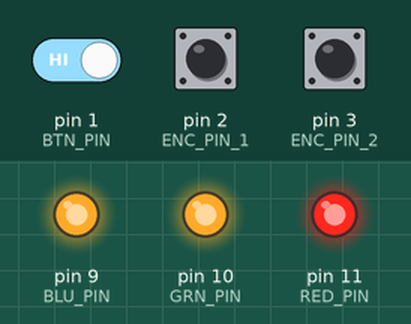
Bench run of a sketch on a simulated Arduino Uno, built with avr-gcc and run on an emulated ATmega328P. Parts: output pins drawn as LEDs (lit = HIGH). The inputs (shaded band) are chosen by the test bench; at power-on: pin 1 (BTN_PIN) HIGH, pin 2 (ENC_PIN_1) HIGH, pin 3 (ENC_PIN_2) HIGH. EEPROM starts erased.

Above: at 1.2 s.
1.3 s: pin 1 (BTN_PIN) driven LOW and pin 2 (ENC_PIN_1) driven LOW
At 1.45 s:
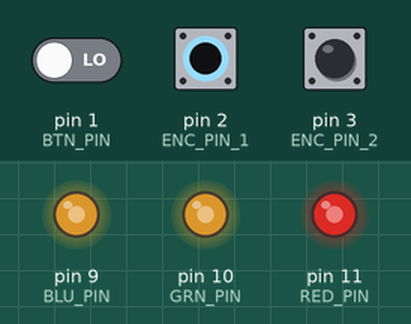
4.3 s: pin 1 (BTN_PIN) driven HIGH
At 4.82 s:
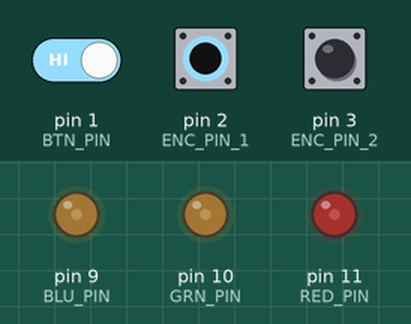
At 5.74 s:
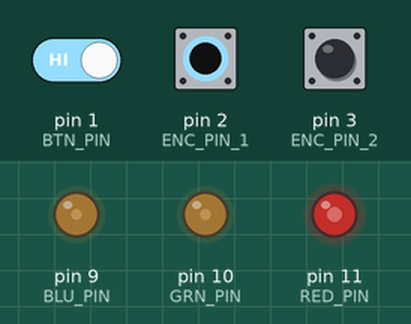
7.3 s: pin 2 (ENC_PIN_1) pulsed HIGH 2 times (0.12 s each, 0.3 s apart)
Timing chart, 0 to 16.9 s (numbered marks = the images above; inputs shaded):
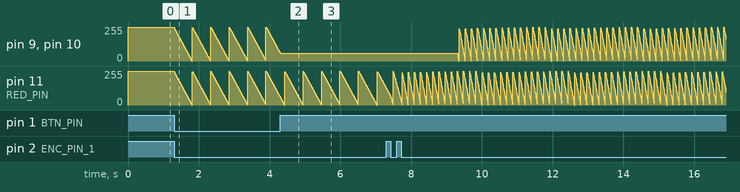

The sketch:

ledLamp.ino
```cpp
#include <Arduino.h>
#include <EEPROM.h>

#define RED_MEM 512
#define GRN_MEM 513
#define BLU_MEM 514

#define ENC_PIN_1 2
#define ENC_PIN_2 3
#define BTN_PIN   1

#define RED_PIN 11
#define GRN_PIN 10
#define BLU_PIN 9

enum cur_state_t : uint8_t { ADJ_NONE = 0, ADJ_BRIGHT, ADJ_COL };
enum cur_col_t : uint8_t { COL_RED = 0, COL_GRN, COL_BLU };

cur_state_t cur_state;
cur_col_t cur_col;

uint8_t enc_slave = LOW;
int8_t enc_val = 0;

uint8_t red_pwm = 0;
uint8_t grn_pwm = 0;
uint8_t blu_pwm = 0;

uint64_t cur_ms;
uint64_t last_ms;

bool btn_pressed;

void encoder_slave () {
  enc_slave = digitalRead(ENC_PIN_2);
}

void encoder_main () {
  if (enc_slave == HIGH) { enc_val+=5; }
   else { enc_val-=5; }
}

void apply_colors (void) {
  analogWrite(RED_PIN, red_pwm);
  analogWrite(GRN_PIN, grn_pwm);
  analogWrite(BLU_PIN, blu_pwm);
  EEPROM.write(RED_MEM, red_pwm);
  EEPROM.write(GRN_MEM, grn_pwm);
  EEPROM.write(BLU_MEM, blu_pwm);
}

void adjust_col (cur_col_t c_olor, int8_t v_al) {
  switch (c_olor) {
    case COL_RED: red_pwm += v_al; break; // it shoud go back to 0 if > 255 because type overflow
    case COL_GRN: grn_pwm += v_al; break;
    case COL_BLU: blu_pwm += v_al; break;
  }
  apply_colors();
}

void adjust_brg (int8_t v_al) {
  red_pwm+=v_al;
  grn_pwm+=v_al;
  blu_pwm+=v_al;
  apply_colors();
}

void setup() {

  pinMode(ENC_PIN_1, INPUT);
  pinMode(ENC_PIN_2, INPUT);
  pinMode(BTN_PIN, INPUT);
  pinMode(RED_PIN, OUTPUT);
  pinMode(GRN_PIN, OUTPUT);
  pinMode(BLU_PIN, OUTPUT);
  digitalWrite(ENC_PIN_1, HIGH);
  digitalWrite(ENC_PIN_2, HIGH);
  digitalWrite(BTN_PIN, HIGH);

  attachInterrupt(0, encoder_main, FALLING);
  attachInterrupt(1, encoder_slave, CHANGE);

  red_pwm = EEPROM.read(RED_MEM);
  grn_pwm = EEPROM.read(GRN_MEM);
  blu_pwm = EEPROM.read(BLU_MEM);

  analogWrite(RED_PIN, red_pwm);
  analogWrite(GRN_PIN, grn_pwm);
  analogWrite(BLU_PIN, blu_pwm);

  btn_pressed=false;
}

void loop() {
  cur_ms=millis();
  if (digitalRead(BTN_PIN) == LOW && btn_pressed==false) {
    last_ms=millis();
    btn_pressed=true;
    if (cur_state == ADJ_NONE) { cur_state=ADJ_BRIGHT; }
  }
  if (digitalRead(BTN_PIN) == HIGH && btn_pressed==true) {
    if (cur_ms - last_ms > 2000) { cur_state=ADJ_COL; cur_col=COL_RED; }
     else { if (cur_state == ADJ_COL) {
              if (cur_col >= COL_BLU) { cur_col = COL_RED; }
               else { uint8_t(cur_col) = cur_col + 1; }
            }
     }
    btn_pressed=false;
    last_ms=millis();
  }
  if (btn_pressed == false && cur_ms - last_ms > 5000 && cur_state != ADJ_NONE) {
    cur_state = ADJ_BRIGHT;
  }

  if (cur_state == ADJ_COL && enc_val != 0) {
    adjust_col(cur_col, enc_val);
  }
  if (cur_state == ADJ_BRIGHT && enc_val != 0) {
    adjust_brg(enc_val);
  }
}
```

Measured:
- after the input at 1.3 s, pin 9 (BLU_PIN), pin 10 (GRN_PIN), pin 11 (RED_PIN): ramps from 255/255 to 0/255 and jumps back, once every 0.52 s
- after the input at 4.3 s, pin 9 (BLU_PIN), pin 10 (GRN_PIN): stays 60/255 (without the input it goes to 55/255 after 0.01 s)
